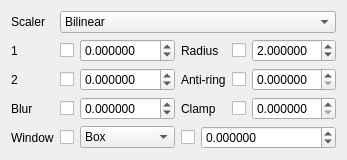
                    <widget class="QWidget" name="scaleTab">
                     <attribute name="title">
                      <string>Scale</string>
                     </attribute>
                     <layout class="QGridLayout" name="scaleTabLayout">
                      <item row="0" column="0">
                       <widget class="QLabel" name="scaleScalerLabel">
                        <property name="text">
                         <string>Scaler</string>
                        </property>
                       </widget>
                      </item>
                      <item row="1" column="0">
                       <widget class="QLabel" name="scaleParam1Label">
                        <property name="text">
                         <string>1</string>
                        </property>
                       </widget>
                      </item>
                      <item row="1" column="1">
                       <layout class="QHBoxLayout" name="scaleParam1Layout" stretch="0,1">
                        <item>
                         <widget class="QCheckBox" name="scaleParam1Set">
                          <property name="text">
                           <string/>
                          </property>
                         </widget>
                        </item>
                        <item>
                         <widget class="QDoubleSpinBox" name="scaleParam1Value">
                          <property name="decimals">
                           <number>6</number>
                          </property>
                          <property name="minimum">
                           <double>-100.000000000000000</double>
                          </property>
                          <property name="maximum">
                           <double>100.000000000000000</double>
                          </property>
                         </widget>
                        </item>
                       </layout>
                      </item>
                      <item row="1" column="3">
                       <layout class="QHBoxLayout" name="scaleRadiusLayout" stretch="0,1">
                        <item>
                         <widget class="QCheckBox" name="scaleRadiusSet">
                          <property name="text">
                           <string/>
                          </property>
                         </widget>
                        </item>
                        <item>
                         <widget class="QDoubleSpinBox" name="scaleRadiusValue">
                          <property name="decimals">
                           <number>6</number>
                          </property>
                          <property name="minimum">
                           <double>0.500000000000000</double>
                          </property>
                          <property name="maximum">
                           <double>16.000000000000000</double>
                          </property>
                          <property name="singleStep">
                           <double>0.500000000000000</double>
                          </property>
                          <property name="value">
                           <double>2.000000000000000</double>
                          </property>
                         </widget>
                        </item>
                       </layout>
                      </item>
                      <item row="2" column="0">
                       <widget class="QLabel" name="scaleParam2Label">
                        <property name="text">
                         <string>2</string>
                        </property>
                       </widget>
                      </item>
                      <item row="2" column="1">
                       <layout class="QHBoxLayout" name="scaleParam2Layout" stretch="0,1">
                        <item>
                         <widget class="QCheckBox" name="scaleParam2Set">
                          <property name="text">
                           <string/>
                          </property>
                         </widget>
                        </item>
                        <item>
                         <widget class="QDoubleSpinBox" name="scaleParam2Value">
                          <property name="decimals">
                           <number>6</number>
                          </property>
                          <property name="minimum">
                           <double>-100.000000000000000</double>
                          </property>
                          <property name="maximum">
                           <double>100.000000000000000</double>
                          </property>
                         </widget>
                        </item>
                       </layout>
                      </item>
                      <item row="2" column="2">
                       <widget class="QLabel" name="scaleAntiRingLabel">
                        <property name="text">
                         <string>Anti-ring</string>
                        </property>
                       </widget>
                      </item>
                      <item row="2" column="3">
                       <layout class="QHBoxLayout" name="scaleAntiRingLayout" stretch="0,1">
                        <item>
                         <widget class="QCheckBox" name="scaleAntiRingSet">
                          <property name="text">
                           <string/>
                          </property>
                         </widget>
                        </item>
                        <item>
                         <widget class="QDoubleSpinBox" name="scaleAntiRingValue">
                          <property name="decimals">
                           <number>6</number>
                          </property>
                          <property name="minimum">
                           <double>0.000000000000000</double>
                          </property>
                          <property name="maximum">
                           <double>1.000000000000000</double>
                          </property>
                          <property name="singleStep">
                           <double>0.100000000000000</double>
                          </property>
                         </widget>
                        </item>
                       </layout>
                      </item>
                      <item row="3" column="0">
                       <widget class="QLabel" name="scaleBlurLabel">
                        <property name="text">
                         <string>Blur</string>
                        </property>
                       </widget>
                      </item>
                      <item row="3" column="1">
                       <layout class="QHBoxLayout" name="scaleBlurLayout" stretch="0,1">
                        <item>
                         <widget class="QCheckBox" name="scaleBlurSet">
                          <property name="text">
                           <string/>
                          </property>
                         </widget>
                        </item>
                        <item>
                         <widget class="QDoubleSpinBox" name="scaleBlurValue">
                          <property name="decimals">
                           <number>6</number>
                          </property>
                          <property name="minimum">
                           <double>-100.000000000000000</double>
                          </property>
                          <property name="maximum">
                           <double>100.000000000000000</double>
                          </property>
                         </widget>
                        </item>
                       </layout>
                      </item>
                      <item row="4" column="0">
                       <widget class="QLabel" name="scaleWindowLabel">
                        <property name="text">
                         <string>Window</string>
                        </property>
                       </widget>
                      </item>
                      <item row="4" column="1">
                       <layout class="QHBoxLayout" name="scaleWindowLayout" stretch="0,1">
                        <item>
                         <widget class="QCheckBox" name="scaleWindowSet">
                          <property name="text">
                           <string/>
                          </property>
                         </widget>
                        </item>
                        <item>
                         <widget class="QComboBox" name="scaleWindowValue">
                          <item>
                           <property name="text">
                            <string>Box</string>
                           </property>
                          </item>
                          <item>
                           <property name="text">
                            <string>Triangle</string>
                           </property>
                          </item>
                          <item>
                           <property name="text">
                            <string>Bartlett</string>
                           </property>
                          </item>
                          <item>
                           <property name="text">
                            <string>Hanning</string>
                           </property>
                          </item>
                          <item>
                           <property name="text">
                            <string>Hamming</string>
                           </property>
                          </item>
                          <item>
                           <property name="text">
                            <string>Quadric</string>
                           </property>
                          </item>
                          <item>
                           <property name="text">
                            <string>Welch</string>
                           </property>
                          </item>
                          <item>
                           <property name="text">
                            <string>Kaiser</string>
                           </property>
                          </item>
                          <item>
                           <property name="text">
                            <string>Blackman</string>
                           </property>
                          </item>
                          <item>
                           <property name="text">
                            <string>Gaussian</string>
                           </property>
                          </item>
                          <item>
                           <property name="text">
                            <string>Sinc</string>
                           </property>
                          </item>
                          <item>
                           <property name="text">
                            <string>Jinc</string>
                           </property>
                          </item>
                          <item>
                           <property name="text">
                            <string>Sphinx</string>
                           </property>
                          </item>
                         </widget>
                        </item>
                       </layout>
                      </item>
                      <item row="4" column="2" colspan="2">
                       <layout class="QHBoxLayout" name="scaleWindowParamLayout" stretch="0,1">
                        <item>
                         <widget class="QCheckBox" name="scaleWindowParamSet">
                          <property name="text">
                           <string/>
                          </property>
                         </widget>
                        </item>
                        <item>
                         <widget class="QDoubleSpinBox" name="scaleWindowParamValue">
                          <property name="decimals">
                           <number>6</number>
                          </property>
                          <property name="minimum">
                           <double>-100.000000000000000</double>
                          </property>
                          <property name="maximum">
                           <double>100.000000000000000</double>
                          </property>
                         </widget>
                        </item>
                       </layout>
                      </item>
                      <item row="3" column="3">
                       <layout class="QHBoxLayout" name="scaleClampLayout" stretch="0,1">
                        <item>
                         <widget class="QCheckBox" name="scaleClampSet"/>
                        </item>
                        <item>
                         <widget class="QDoubleSpinBox" name="scaleClampValue">
                          <property name="decimals">
                           <number>6</number>
                          </property>
                          <property name="maximum">
                           <double>1.000000000000000</double>
                          </property>
                          <property name="singleStep">
                           <double>0.100000000000000</double>
                          </property>
                         </widget>
                        </item>
                       </layout>
                      </item>
                      <item row="3" column="2">
                       <widget class="QLabel" name="scaleClampLabel">
                        <property name="text">
                         <string>Clamp</string>
                        </property>
                       </widget>
                      </item>
                      <item row="1" column="2">
                       <widget class="QLabel" name="scaleRadiusLabel">
                        <property name="text">
                         <string>Radius</string>
                        </property>
                       </widget>
                      </item>
                      <item row="0" column="1" colspan="3">
                       <widget class="QComboBox" name="scaleScaler">
                        <item>
                         <property name="text">
                          <string>Bilinear</string>
                         </property>
                        </item>
                        <item>
                         <property name="text">
                          <string>Bicubic_fast</string>
                         </property>
                        </item>
                        <item>
                         <property name="text">
                          <string>Oversample</string>
                         </property>
                        </item>
                        <item>
                         <property name="text">
                          <string>Spline16</string>
                         </property>
                        </item>
                        <item>
                         <property name="text">
                          <string>Spline36</string>
                         </property>
                        </item>
                        <item>
                         <property name="text">
                          <string>Spline64</string>
                         </property>
                        </item>
                        <item>
                         <property name="text">
                          <string>Sinc</string>
                         </property>
                        </item>
                        <item>
                         <property name="text">
                          <string>Lanczos</string>
                         </property>
                        </item>
                        <item>
                         <property name="text">
                          <string>Ginseng</string>
                         </property>
                        </item>
                        <item>
                         <property name="text">
                          <string>Jinc</string>
                         </property>
                        </item>
                        <item>
                         <property name="text">
                          <string>Ewa lanczos</string>
                         </property>
                        </item>
                        <item>
                         <property name="text">
                          <string>Ewa hanning</string>
                         </property>
                        </item>
                        <item>
                         <property name="text">
                          <string>Ewa ginseng</string>
                         </property>
                        </item>
                        <item>
                         <property name="text">
                          <string>Ewa lanczos sharp</string>
                         </property>
                        </item>
                        <item>
                         <property name="text">
                          <string>Ewa lanczos soft</string>
                         </property>
                        </item>
                        <item>
                         <property name="text">
                          <string>Haasnsoft</string>
                         </property>
                        </item>
                        <item>
                         <property name="text">
                          <string>Bicubic</string>
                         </property>
                        </item>
                        <item>
                         <property name="text">
                          <string>Bc spline</string>
                         </property>
                        </item>
                        <item>
                         <property name="text">
                          <string>Catmull rom</string>
                         </property>
                        </item>
                        <item>
                         <property name="text">
                          <string>Mitchell</string>
                         </property>
                        </item>
                        <item>
                         <property name="text">
                          <string>Robidoux</string>
                         </property>
                        </item>
                        <item>
                         <property name="text">
                          <string>Robidoux sharp</string>
                         </property>
                        </item>
                        <item>
                         <property name="text">
                          <string>Ewa robidoux</string>
                         </property>
                        </item>
                        <item>
                         <property name="text">
                          <string>Ewa robidoux sharp</string>
                         </property>
                        </item>
                        <item>
                         <property name="text">
                          <string>Box</string>
                         </property>
                        </item>
                        <item>
                         <property name="text">
                          <string>Nearest</string>
                         </property>
                        </item>
                        <item>
                         <property name="text">
                          <string>Triangle</string>
                         </property>
                        </item>
                        <item>
                         <property name="text">
                          <string>Gaussian</string>
                         </property>
                        </item>
                       </widget>
                      </item>
                     </layout>
                    </widget>
